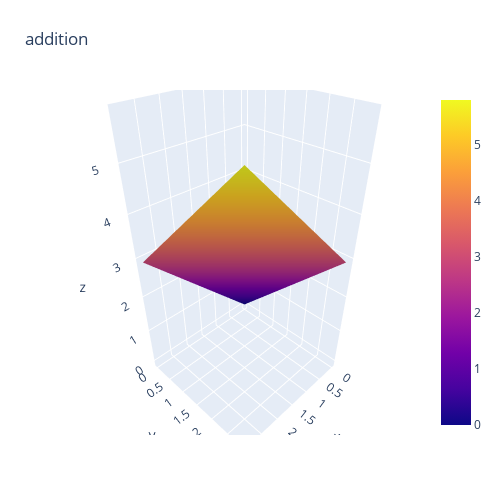
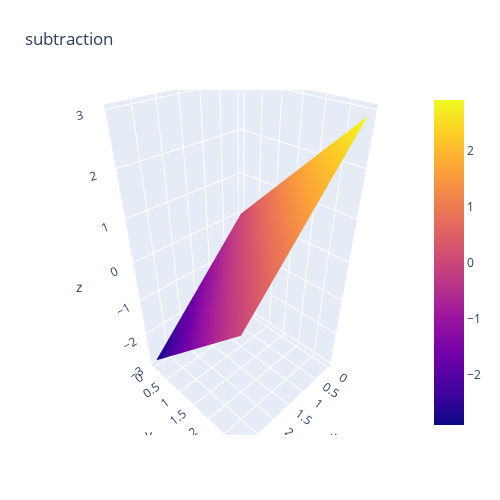
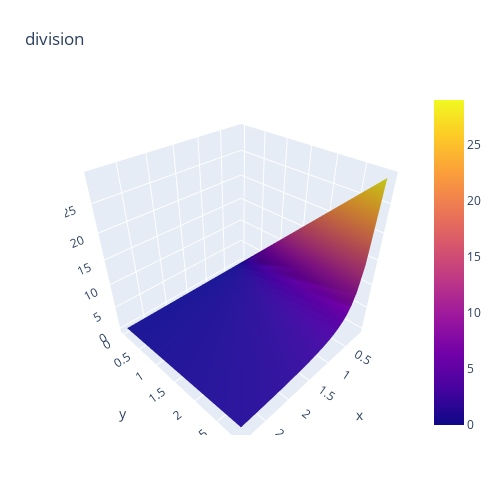
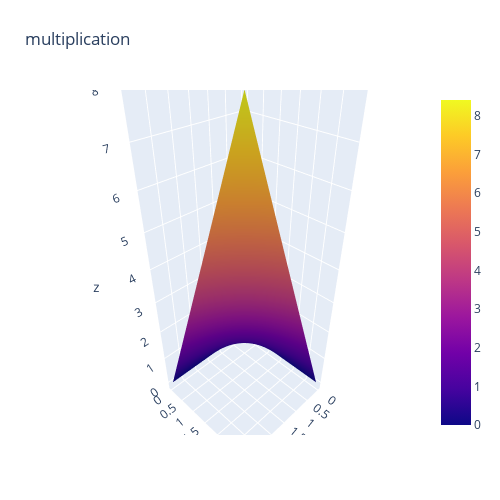

The notebook cell these images were saved under, in order:
### Code cell
for scheme in ['addition','subtraction','division','multiplication']:
    z = calculate_z(xs,ys,scheme)
    plot_z_surface(xs,ys,z,scheme)

### Figure 1 — Plotly figure (JSON) as saved in the notebook; plotly's stock layout.template omitted (floating-point values rounded to 4 significant figures; data arrays with more than 128 entries replaced by an {"elided": "..."} marker saying what was removed)
{"data": [{"type": "surface", "x": [0, 0.1, 0.2, 0.3, 0.4, 0.5, 0.6, 0.7, 0.8, 0.9, 1, 1.1, 1.2, 1.3, 1.4, 1.5, 1.6, 1.7, 1.8, 1.9, 2, 2.1, 2.2, 2.3, 2.4, 2.5, 2.6, 2.7, 2.8, 2.9], "y": [0, 0.1, 0.2, 0.3, 0.4, 0.5, 0.6, 0.7, 0.8, 0.9, 1, 1.1, 1.2, 1.3, 1.4, 1.5, 1.6, 1.7, 1.8, 1.9, 2, 2.1, 2.2, 2.3, 2.4, 2.5, 2.6, 2.7, 2.8, 2.9], "z": {"elided": "30x30 float values"}}], "layout": {"autosize": false, "height": 500, "margin": {"b": 65, "l": 65, "r": 50, "t": 90}, "title": {"text": "addition"}, "width": 500}}

### Figure 2 — Plotly figure (JSON) as saved in the notebook; plotly's stock layout.template omitted (floating-point values rounded to 4 significant figures; data arrays with more than 128 entries replaced by an {"elided": "..."} marker saying what was removed)
{"data": [{"type": "surface", "x": [0, 0.1, 0.2, 0.3, 0.4, 0.5, 0.6, 0.7, 0.8, 0.9, 1, 1.1, 1.2, 1.3, 1.4, 1.5, 1.6, 1.7, 1.8, 1.9, 2, 2.1, 2.2, 2.3, 2.4, 2.5, 2.6, 2.7, 2.8, 2.9], "y": [0, 0.1, 0.2, 0.3, 0.4, 0.5, 0.6, 0.7, 0.8, 0.9, 1, 1.1, 1.2, 1.3, 1.4, 1.5, 1.6, 1.7, 1.8, 1.9, 2, 2.1, 2.2, 2.3, 2.4, 2.5, 2.6, 2.7, 2.8, 2.9], "z": {"elided": "30x30 float values"}}], "layout": {"autosize": false, "height": 500, "margin": {"b": 65, "l": 65, "r": 50, "t": 90}, "title": {"text": "subtraction"}, "width": 500}}

### Figure 3 — Plotly figure (JSON) as saved in the notebook; plotly's stock layout.template omitted (floating-point values rounded to 4 significant figures; data arrays with more than 128 entries replaced by an {"elided": "..."} marker saying what was removed)
{"data": [{"type": "surface", "x": [0, 0.1, 0.2, 0.3, 0.4, 0.5, 0.6, 0.7, 0.8, 0.9, 1, 1.1, 1.2, 1.3, 1.4, 1.5, 1.6, 1.7, 1.8, 1.9, 2, 2.1, 2.2, 2.3, 2.4, 2.5, 2.6, 2.7, 2.8, 2.9], "y": [0, 0.1, 0.2, 0.3, 0.4, 0.5, 0.6, 0.7, 0.8, 0.9, 1, 1.1, 1.2, 1.3, 1.4, 1.5, 1.6, 1.7, 1.8, 1.9, 2, 2.1, 2.2, 2.3, 2.4, 2.5, 2.6, 2.7, 2.8, 2.9], "z": {"elided": "30x30 float values"}}], "layout": {"autosize": false, "height": 500, "margin": {"b": 65, "l": 65, "r": 50, "t": 90}, "title": {"text": "division"}, "width": 500}}

### Figure 4 — Plotly figure (JSON) as saved in the notebook; plotly's stock layout.template omitted (floating-point values rounded to 4 significant figures; data arrays with more than 128 entries replaced by an {"elided": "..."} marker saying what was removed)
{"data": [{"type": "surface", "x": [0, 0.1, 0.2, 0.3, 0.4, 0.5, 0.6, 0.7, 0.8, 0.9, 1, 1.1, 1.2, 1.3, 1.4, 1.5, 1.6, 1.7, 1.8, 1.9, 2, 2.1, 2.2, 2.3, 2.4, 2.5, 2.6, 2.7, 2.8, 2.9], "y": [0, 0.1, 0.2, 0.3, 0.4, 0.5, 0.6, 0.7, 0.8, 0.9, 1, 1.1, 1.2, 1.3, 1.4, 1.5, 1.6, 1.7, 1.8, 1.9, 2, 2.1, 2.2, 2.3, 2.4, 2.5, 2.6, 2.7, 2.8, 2.9], "z": {"elided": "30x30 float values"}}], "layout": {"autosize": false, "height": 500, "margin": {"b": 65, "l": 65, "r": 50, "t": 90}, "title": {"text": "multiplication"}, "width": 500}}
